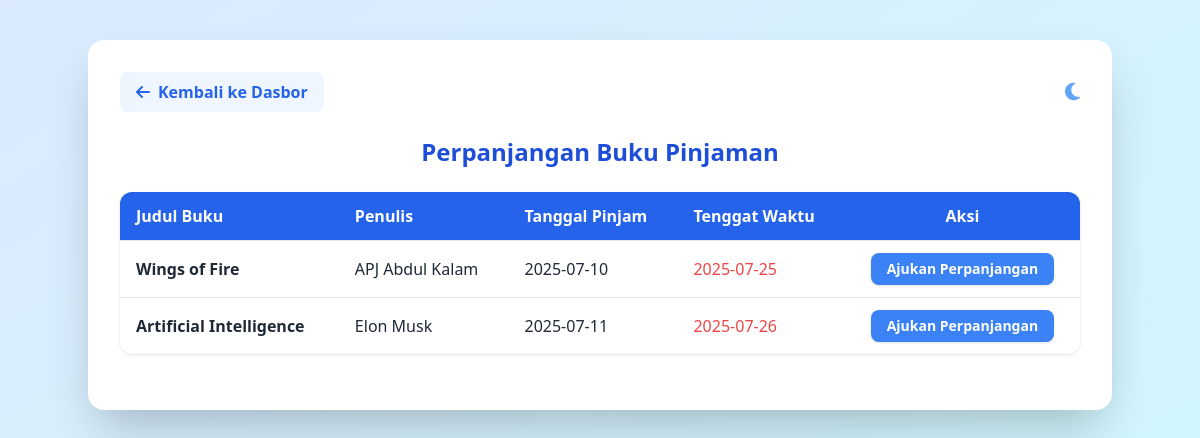
The app's page /FRONTEND/renewals.php (signed in) with its own data.
### tables this page shows
CREATE TABLE `issuedbooks` (
  `issued_id` int(11) NOT NULL,
  `student_id` int(11) NOT NULL,
  `book_id` int(11) NOT NULL,
  `issue_date` date NOT NULL,
  `due_date` date NOT NULL
);

CREATE TABLE `catalog` (
  `book_id` int(11) NOT NULL,
  `title` varchar(255) NOT NULL,
  `author` varchar(255) NOT NULL,
  `year` int(11) NOT NULL,
  `publisher` varchar(255) NOT NULL,
  `copies_available` int(11) NOT NULL,
  `isbn` varchar(20) DEFAULT NULL,
  `category` varchar(100) DEFAULT NULL
);

### FRONTEND/renewals.php (the view, shortened to what this page needs)
<?php
include 'dbconnect.php';
$username = $_SESSION['username'];
$stmt = $conn->prepare("SELECT id FROM users WHERE username = ?");
$stmt->bind_param("s", $username);
$stmt->execute();
$stmt->bind_result($user_id);
$sql = "SELECT ib.issued_id, c.book_id, c.title, c.author, c.publisher, c.year, ib.issue_date, ib.due_date
        FROM IssuedBooks ib
        JOIN Catalog c ON ib.book_id = c.book_id
        WHERE ib.student_id = ? AND ib.due_date <= DATE_ADD(NOW(), INTERVAL 7 DAY)";
$stmt = $conn->prepare($sql);
$stmt->bind_param("i", $user_id);
$stmt->execute();
$result = $stmt->get_result();
?>
<!DOCTYPE html>
<html lang="id">
<head>
    <script src="https://cdn.tailwindcss.com"></script>
    <link rel="stylesheet" href="https://cdnjs.cloudflare.com/ajax/libs/font-awesome/6.4.2/css/all.min.css">
</head>
<body class="bg-gradient-to-br from-blue-100 to-cyan-100 min-h-screen text-gray-800 dark:bg-gray-900 dark:text-gray-100 transition-colors">
    <div class="flex flex-col items-center min-h-screen py-10">
        <div class="w-full max-w-5xl p-8 bg-white dark:bg-gray-800 rounded-2xl shadow-2xl animate-fadeInUp">
            <div class="flex justify-between items-center mb-6">
                <a href="student_dashboard.php" class="inline-flex items-center gap-2 text-blue-600 dark:text-cyan-400 font-semibold hover:underline px-4 py-2 rounded-lg bg-blue-50 dark:bg-cyan-900 transition">
                    <i class="fas fa-arrow-left"></i> Kembali ke Dasbor
                </a>
                <button id="theme-toggle" class="text-blue-400 text-xl focus:outline-none"><i id="theme-icon" class="fas fa-moon"></i></button>
            </div>
            <h2 class="text-2xl font-bold text-center mb-6 text-blue-700 dark:text-cyan-400">Perpanjangan Buku Pinjaman</h2>
            <div class="overflow-x-auto rounded-xl shadow mb-6">
                <table class="min-w-full divide-y divide-gray-200 dark:divide-gray-700">
                    <thead class="bg-blue-600 text-white">
                        <tr>
                            <th class="px-4 py-3 text-left">Judul Buku</th>
                            <th class="px-4 py-3 text-left">Penulis</th>
                            <th class="px-4 py-3 text-left">Tanggal Pinjam</th>
                            <th class="px-4 py-3 text-left">Tenggat Waktu</th>
                            <th class="px-4 py-3 text-center">Aksi</th>
                        </tr>
                    </thead>
                    <tbody class="bg-white dark:bg-gray-800 divide-y divide-gray-200 dark:divide-gray-700">
                        <?php if ($result && $result->num_rows > 0): while ($row = $result->fetch_assoc()): ?>
                            <tr class="hover:bg-gray-50 dark:hover:bg-gray-700 transition">
                                <td class="px-4 py-3 font-semibold"><?php echo htmlspecialchars($row['title']); ?></td>
                                <td class="px-4 py-3"><?php echo htmlspecialchars($row['author']); ?></td>
                                <td class="px-4 py-3"><?php echo htmlspecialchars($row['issue_date']); ?></td>
                                <td class="px-4 py-3 text-red-500 font-medium"><?php echo htmlspecialchars($row['due_date']); ?></td>
                                <td class="px-4 py-3 text-center">
                                    <form method="POST" action="">
                                        <button type="submit" class="px-4 py-1.5 bg-blue-500 text-white font-semibold rounded-lg shadow hover:bg-blue-600 transition text-sm">Ajukan Perpanjangan</button>
                                    </form>
                                </td>
                            </tr>
                        <?php endwhile; else: ?>
                            <tr>
                                <td colspan="5" class="text-center py-8 text-gray-500 dark:text-gray-400">Tidak ada buku yang mendekati masa tenggat untuk diperpanjang.</td>
                            </tr>
                        <?php endif; ?>
                    </tbody>
                </table>
            </div>
        </div>
    </div>
</body>
</html>

### records on screen
issuedbooks: book.title "Wings of Fire", book.author "APJ Abdul Kalam", issue_date "2025-07-10", due_date "2025-07-25"
issuedbooks: book.title "Artificial Intelligence", book.author "Elon Musk", issue_date "2025-07-11", due_date "2025-07-26"
